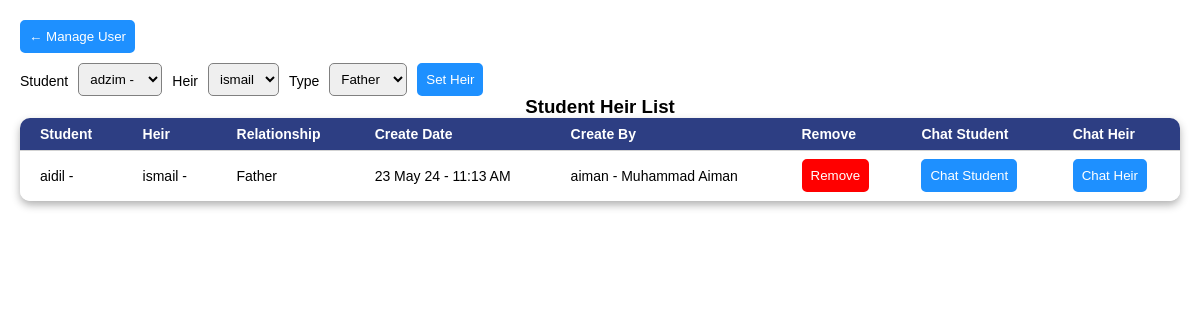
The page /heir.php (signed in) on the database its author committed.
### tables this page shows
CREATE TABLE `user_relate` (
  `rowid` bigint(20) NOT NULL,
  `student_rowid` bigint(20) NOT NULL COMMENT 'Refer to user.rowid',
  `heir_rowid` bigint(20) NOT NULL COMMENT 'Refer to user.rowid',
  `type` varchar(20) NOT NULL COMMENT 'father / mother / sibling / other',
  `create_date` datetime NOT NULL DEFAULT current_timestamp(),
  `create_user` bigint(20) NOT NULL DEFAULT 0 COMMENT 'Refer to user.rowid'
);

### server/db.class.php (called while the page is built, shortened)
<?php
    class db {
        public $conn;
        private $hostname = "localhost";
        private $databasename = "educonnect";
        private $username = "root";
        private $password = "";
        function __construct($hostname = "", $databasename = "", $username = "", $password = "") {
            try {
                $this->hostname = $hostname != "" ? $hostname : $this->hostname;
                $this->databasename = $databasename != "" ? $databasename : $this->databasename;
                $this->password = $password != "" ? $password : $this->password;
                $this->conn = new PDO("mysql:host=$this->hostname; dbname=$this->databasename", $this->username, $this->password);
                $this->conn->exec("SET CHARACTER SET utf8");
            } catch (Exception $e) {
                $this->add_error_msg($e->getMessage());
            }
        }
        function sql_select($sql) {
            $return = [];
            try{
                $result = $this->conn->query($sql);
                if ($result !== false) {
                    $cols = $result->columnCount();
                    $count = 0;
                    foreach ($result as $row) {
                        $return[$count] = $this->sql_select_clearance($cols, $row);
                        $count++;
                    }
                } else {
                    throw new PDOException("[Error] Wrong SQL");
                }
            }
            catch(PDOException $e) {
                $this->sql_select_result = false;
                $this->sql_select_reason = $e->getMessage();
                $this->add_error_msg($e->getMessage());
                return [];
            }
            return $return;
        }
        function sql_select_clearance($length, $arr) {
            for($l = 0; $l < $length; $l++) {
                unset($arr[$l]);
            }
            return $arr;
        }
    }

### server/user.class.php (the view, shortened to what this page needs)
<?php
class user {
  private $db;
  function __construct() {
    $this->db = new db();
  }
  function tc_user_relate_list() {
    $ret_html = "<tr>
        <th>Student</th>
        <th>Heir</th>
        <th>Relationship</th>
        <th>Create Date</th>
        <th>Create By</th>
        <th>Remove</th>
        <th>Chat Student</th>
        <th>Chat Heir</th>
      </tr>";
    try {
      foreach ($this->db->sql_select("SELECT A.rowid, B.userid, A.type, C.rowid AS heir_rowid, C.userid AS heir_userid, CONCAT(B.userid, ' - ', B.fullname) AS student, CONCAT(C.userid, ' - ', C.fullname) AS heir, CONCAT(D.userid, ' - ', D.fullname) AS create_user, CONCAT(DATE_FORMAT(A.create_date,'%d %b %y'), ' - ',TIME_FORMAT(A.create_date, '%h:%i %p')) AS create_date FROM user_relate A LEFT JOIN user B ON A.student_rowid=B.rowid LEFT JOIN user C ON A.heir_rowid=C.rowid LEFT JOIN user D ON A.create_user=D.rowid") as $val) {
        $ret_html .= "<tr>"
          .  "<td>" . $val['student'] . "</td>"
          .  "<td>" . $val['heir'] . "</td>"
          .  "<td align='center'>" . ucwords($val['type']) . "</td>"
          .  "<td align='center'>" . $val['create_date'] . "</td>"
          .  "<td>" . $val['create_user'] . "</td>"
          .  "<td><button class='btn_remove' onclick=\"remove_heir('" . $val['rowid'] . "')\">Remove</button></td>"
          .  "<td align='center'><button onclick=\"open_chat('user','" . $val['rowid'] . "','" . $val['userid'] . "')\">Chat Student</button></td>"
          .  "<td align='center'><button onclick=\"open_chat('user','" . $val['heir_rowid'] . "','" . $val['heir_userid'] . "')\">Chat Heir</button></td>"
          ."</tr>";
      }
    } catch (Exception $e) {
      $this->add_error_msg($e->getMessage());
    }
    return $ret_html;
  }
  function option_student() {
    try {
      $ret_html = "";
      foreach ($this->db->sql_select("SELECT rowid, userid, fullname FROM user WHERE `role`='student' AND active='Y' ORDER BY userid") as $val) {
        $fullname = $val['fullname'] == "" ? " - " . $val['fullname'] : "";
        $ret_html .= "<option value='" . $val['rowid'] . "'>" . $val['userid'] . "$fullname</option>";
      }
      return $ret_html;
    } catch (Exception $e) {
      $this->add_error_msg($e->getMessage());
      return "";
    }
  }
  function option_heir() {
    try {
      $ret_html = "";
      foreach ($this->db->sql_select("SELECT A.rowid, A.userid, B.type, C.fullname AS student  FROM user A LEFT JOIN user_relate B ON A.rowid=B.heir_rowid LEFT JOIN user C ON B.student_rowid=C.rowid WHERE A.role='heir' AND A.active='Y' ORDER BY userid") as $val) {
        $remark = $val['type'] == "" ? " - " . $val['student'] . " " . $val['type'] : "";
        $ret_html .= "<option value='" . $val['rowid'] . "'>" . $val['userid'] . "$remark</option>";
      }
      return $ret_html;
    } catch (Exception $e) {
      $this->add_error_msg($e->getMessage());
      return "";
    }
  }
}

### css/setup.css (style rules this page uses)
body { margin: 0px; font-family: Arial; }
.table2 td, .table2 th { padding: 5px 20px; text-align: left; }
.table2 td { height: 50px; background: white; border-top: 1px solid lightgray; font-size: 14px; }
.table2 th { font-family: Arial; font-size: 14px; font-weight: bold; padding: 8px 20px; background-color: #2d3e83; color: white; }
.table2 th:first-child { border-top-left-radius: 10px; }
.table2 tr:last-child { border-bottom-left-radius: 10px; border-bottom-right-radius: 10px; }
.table2 th:last-child { border-top-right-radius: 10px; }
.table2 tr:last-child td:first-child { border-bottom-left-radius: 10px; }
.table2 tr:last-child td:last-child { border-bottom-right-radius: 10px; }

### heir.php (style rules this page uses)
button { padding: 7px; border-radius: 5px; border: 2px solid dodgerblue; background: dodgerblue; color: white; }
.btn_remove { border: 2px solid red; background: red; color: white; }

### rows shown on the page
user_relate: student "aidil -", heir "ismail -", type "Father", create_date "23 May 24 - 11:13 AM", create_user "aiman - Muhammad Aiman"

### other values the page prints
form field value "adzim -"
form field value "ismail"
